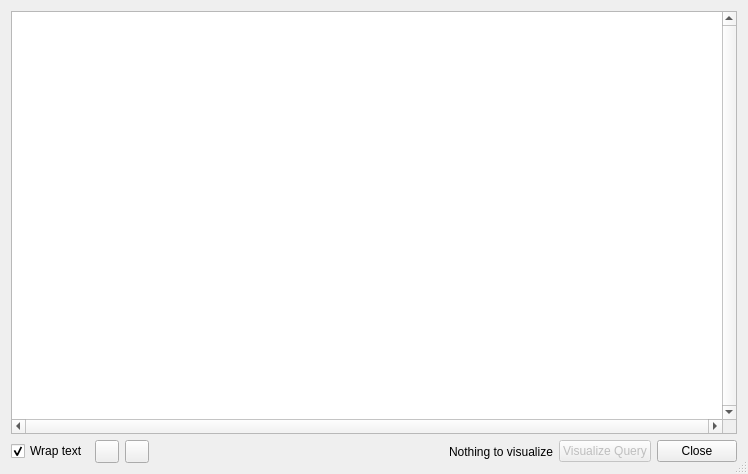
<?xml version="1.0" encoding="UTF-8"?>
<ui version="4.0">
 <class>ValueDlg</class>
 <widget class="QDialog" name="ValueDlg">
  <property name="geometry">
   <rect>
    <x>0</x>
    <y>0</y>
    <width>748</width>
    <height>474</height>
   </rect>
  </property>
  <property name="minimumSize">
   <size>
    <width>400</width>
    <height>250</height>
   </size>
  </property>
  <property name="windowTitle">
   <string notr="true">log event value</string>
  </property>
  <property name="sizeGripEnabled">
   <bool>true</bool>
  </property>
  <property name="modal">
   <bool>true</bool>
  </property>
  <layout class="QVBoxLayout" name="verticalLayout">
   <item>
    <widget class="QTextEdit" name="textEdit">
     <property name="font">
      <font>
       <family>MS Shell Dlg 2</family>
       <pointsize>10</pointsize>
      </font>
     </property>
     <property name="verticalScrollBarPolicy">
      <enum>Qt::ScrollBarAlwaysOn</enum>
     </property>
     <property name="horizontalScrollBarPolicy">
      <enum>Qt::ScrollBarAlwaysOn</enum>
     </property>
     <property name="lineWrapMode">
      <enum>QTextEdit::WidgetWidth</enum>
     </property>
     <property name="readOnly">
      <bool>true</bool>
     </property>
    </widget>
   </item>
   <item>
    <layout class="QHBoxLayout" name="horizontalLayout_2">
     <item>
      <widget class="QCheckBox" name="wrapTextCheck">
       <property name="text">
        <string>Wrap text</string>
       </property>
       <property name="checked">
        <bool>true</bool>
       </property>
      </widget>
     </item>
     <item>
      <widget class="QToolButton" name="prevButton">
       <property name="font">
        <font>
         <pointsize>10</pointsize>
        </font>
       </property>
       <property name="toolTip">
        <string/>
       </property>
       <property name="styleSheet">
        <string notr="true"/>
       </property>
       <property name="text">
        <string/>
       </property>
       <property name="icon">
        <iconset resource="resources.qrc">
         <normaloff>:/value-previous.png</normaloff>:/value-previous.png</iconset>
       </property>
      </widget>
     </item>
     <item>
      <widget class="QToolButton" name="nextButton">
       <property name="font">
        <font>
         <pointsize>10</pointsize>
        </font>
       </property>
       <property name="styleSheet">
        <string notr="true"/>
       </property>
       <property name="text">
        <string/>
       </property>
       <property name="icon">
        <iconset resource="resources.qrc">
         <normaloff>:/+darktheme/value-next.png</normaloff>:/+darktheme/value-next.png</iconset>
       </property>
       <property name="iconSize">
        <size>
         <width>16</width>
         <height>16</height>
        </size>
       </property>
      </widget>
     </item>
     <item>
      <spacer name="horizontalSpacer">
       <property name="orientation">
        <enum>Qt::Horizontal</enum>
       </property>
       <property name="sizeHint" stdset="0">
        <size>
         <width>40</width>
         <height>20</height>
        </size>
       </property>
      </spacer>
     </item>
     <item>
      <widget class="QLabel" name="visualizeLabel">
       <property name="text">
        <string>Nothing to visualize</string>
       </property>
      </widget>
     </item>
     <item>
      <widget class="QPushButton" name="visualizeButton">
       <property name="enabled">
        <bool>false</bool>
       </property>
       <property name="sizePolicy">
        <sizepolicy hsizetype="Fixed" vsizetype="Fixed">
         <horstretch>0</horstretch>
         <verstretch>0</verstretch>
        </sizepolicy>
       </property>
       <property name="text">
        <string>Visualize Query</string>
       </property>
      </widget>
     </item>
     <item>
      <widget class="QPushButton" name="closeButton">
       <property name="sizePolicy">
        <sizepolicy hsizetype="Fixed" vsizetype="Fixed">
         <horstretch>0</horstretch>
         <verstretch>0</verstretch>
        </sizepolicy>
       </property>
       <property name="text">
        <string>Close</string>
       </property>
      </widget>
     </item>
    </layout>
   </item>
  </layout>
 </widget>
 <resources>
  <include location="resources.qrc"/>
 </resources>
 <connections>
  <connection>
   <sender>closeButton</sender>
   <signal>clicked()</signal>
   <receiver>ValueDlg</receiver>
   <slot>close()</slot>
   <hints>
    <hint type="sourcelabel">
     <x>688</x>
     <y>438</y>
    </hint>
    <hint type="destinationlabel">
     <x>367</x>
     <y>229</y>
    </hint>
   </hints>
  </connection>
 </connections>
</ui>
